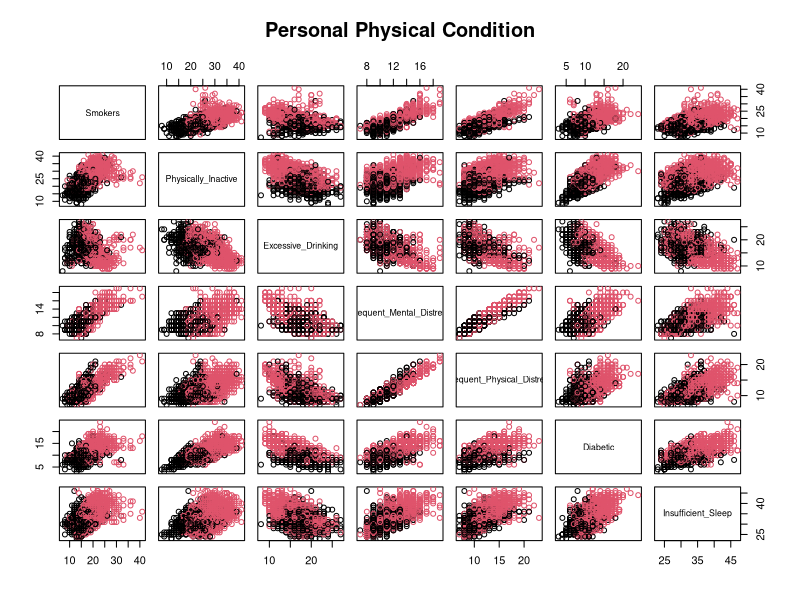
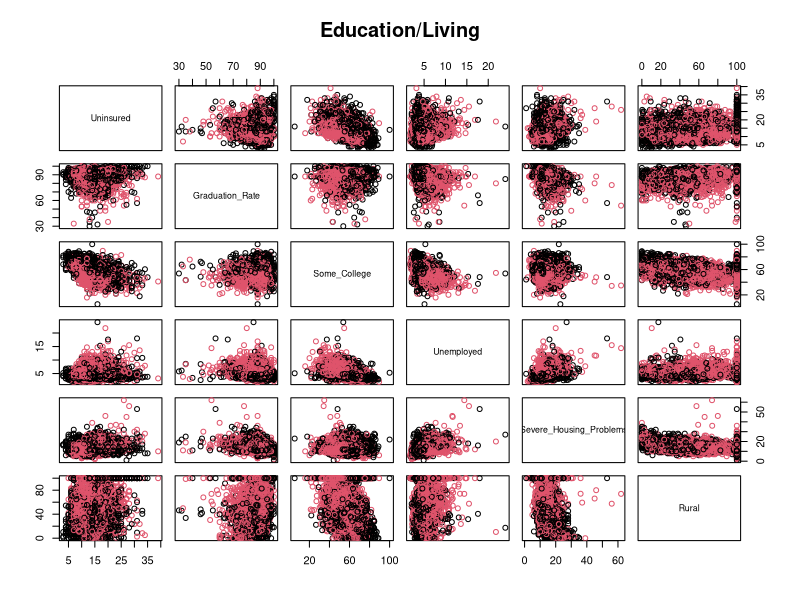
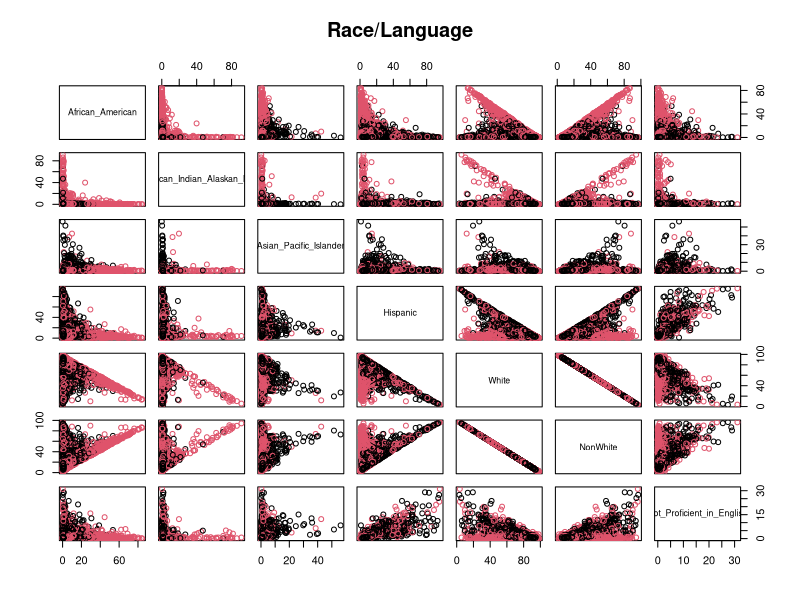
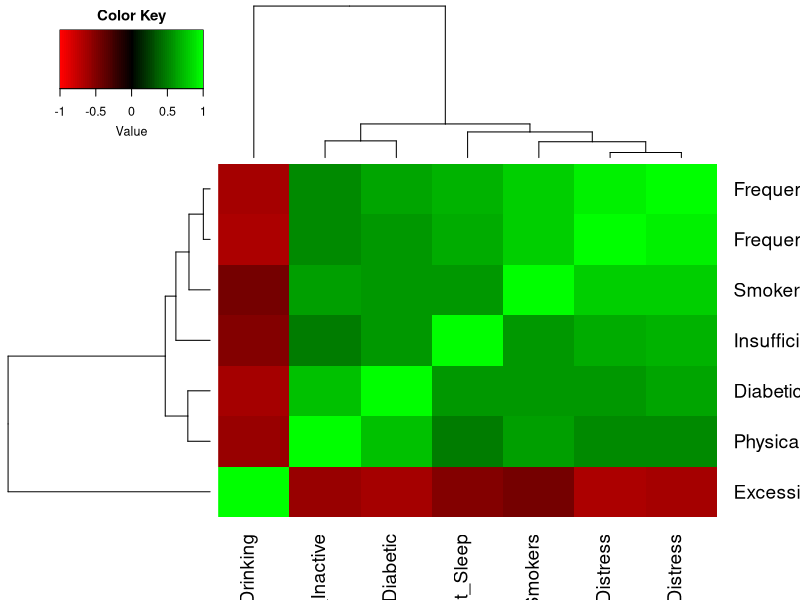
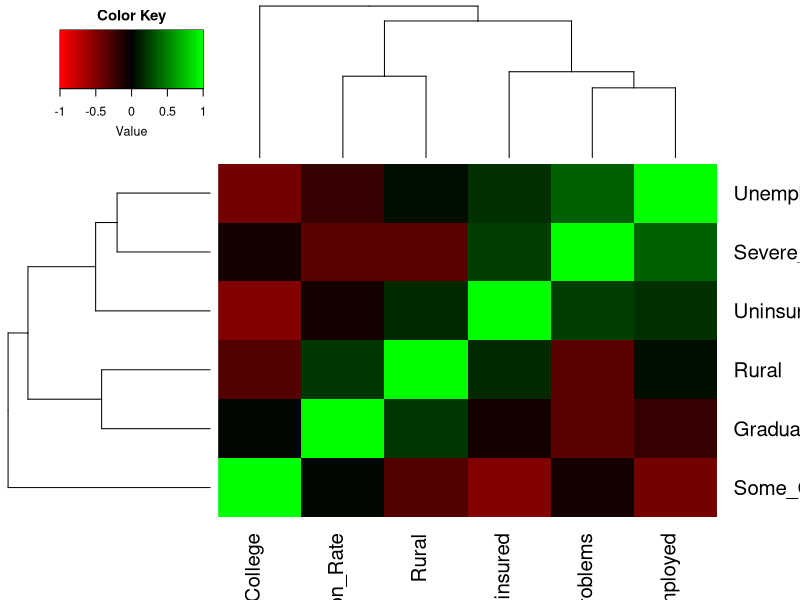
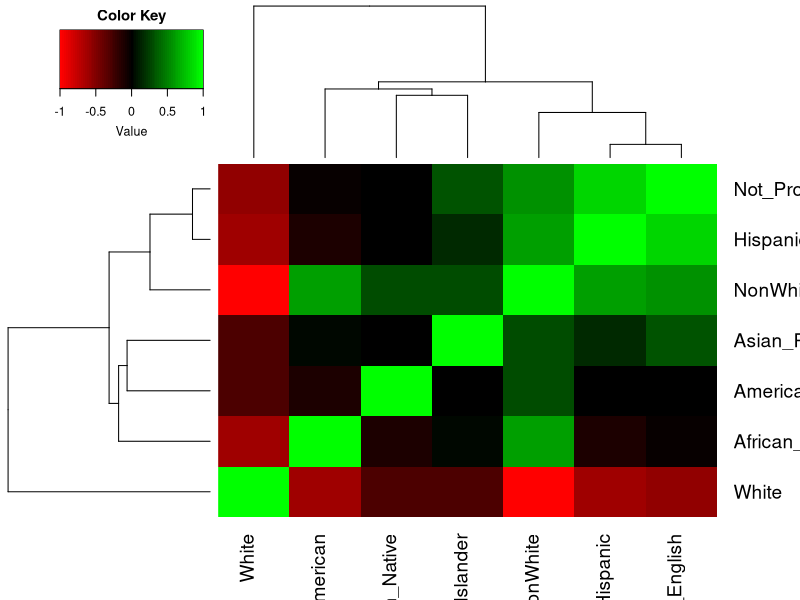
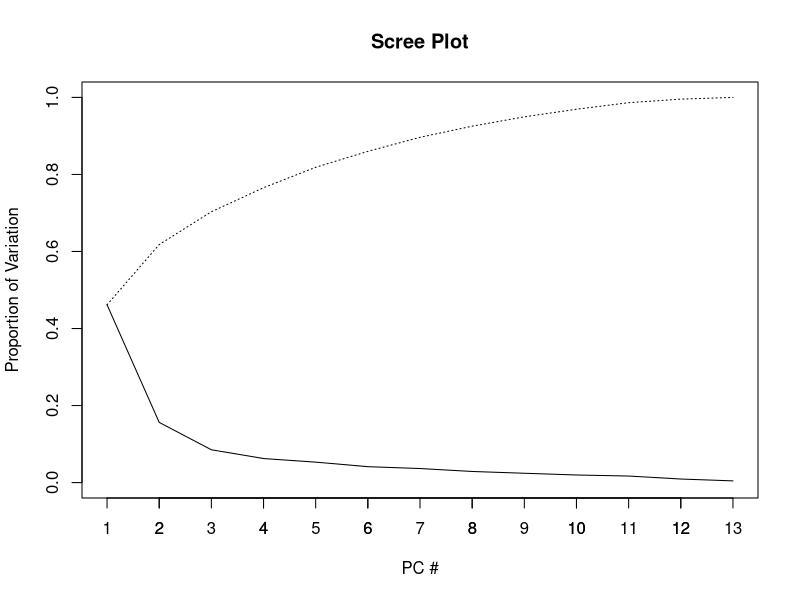
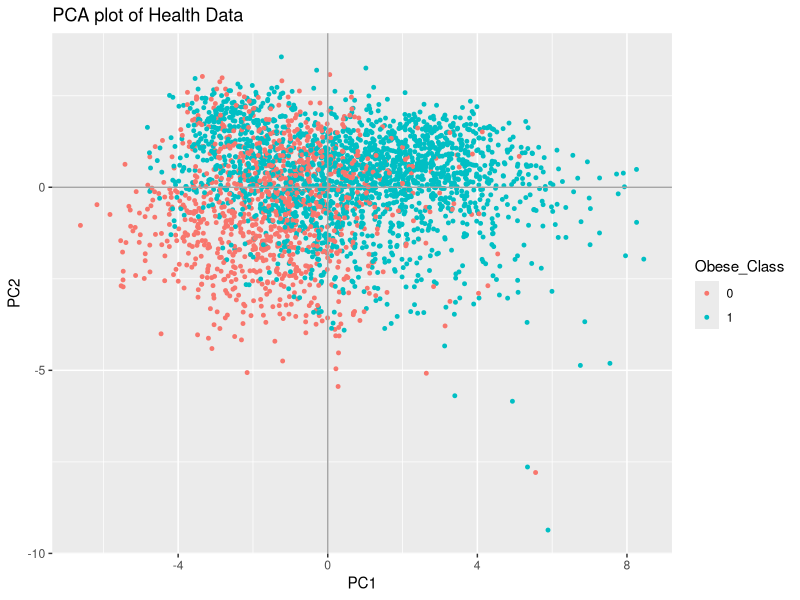

Generate these figures, in order, with R:
## ---- chunk 1
knitr::opts_chunk$set(echo = TRUE)

library(Hmisc)
library(gplots)
library(ggplot2)
library(ROCR)
library(MASS)
## ---- chunk 2
# import health data
data = read.csv("./Data/CHR_Data.csv")

# show data summary to identify variables with missing data
summary(data)

# impute variables with their medians, prefer medians in the event there is any skew
data$Premature_Death_Rate <- with(data,impute(Premature_Death_Rate,median))
data$Unemployed <- with(data,impute(Unemployed,median))
data$Uninsured <- with(data,impute(Uninsured,median))
data$Graduation_Rate <- with(data,impute(Graduation_Rate))

# rescale Premature_Death_Rate so min value = 2.947 vs 2947, just a preference so it's not scaled so diff from predictors
data$Premature_Death_Rate <- data$Premature_Death_Rate/1000

# create Obese Binary Classification
data$Obese_Class <- 1
data[data$Obese < 30, "Obese_Class"] <- 0
data$Obese_Class <- as.factor(as.character(data$Obese_Class))

# add non-white variable
data$NonWhite <- 100-data$White 

#would we want to add a Region variable?   Could do some interesting categorical analysis by region?

# -- create new data set with obese_class first --
data2 <- data[,c(25,5,7:23,26,24)]

# scatter matrices, with Obese at the top
pairs(data2[,c(2:8)],col=data$Obese_Class, main="Personal Physical Condition") # personal physical conditions
pairs(data2[,c(9:14)],col=data$Obese_Class, main = "Education/Living")  # education, living
pairs(data2[,c(15:21)],col=data$Obese_Class, main = "Race/Language") # race, language

# predictor heatmap correlations
cor1 <- cor(data2[,2:8])
cor2 <- cor(data2[,9:14])
cor3 <- cor(data2[,15:21])

heatmap.2(cor1,col=redgreen(75), 
          density.info="none", trace="none", dendrogram=c("both"), 
          symm=F,symkey=T,symbreaks=T, scale="none",key=T)
heatmap.2(cor2,col=redgreen(75), 
          density.info="none", trace="none", dendrogram=c("both"), 
          symm=F,symkey=T,symbreaks=T, scale="none",key=T)
heatmap.2(cor3,col=redgreen(75), 
          density.info="none", trace="none", dendrogram=c("both"), 
          symm=F,symkey=T,symbreaks=T, scale="none",key=T)


## ---- chunk 3
cov(data2[2:14]) # remove race
sum(diag(cov(data2[2:14]))) # total variance

## ---- chunk 4

# let's continue removing race variables
data2_norace <- data2[,1:14]

# PCA
dat.x <- data2_norace[,2:14]
dat.y <- data2_norace[,1]
pc.result<-prcomp(dat.x,scale.=TRUE)
pc.scores<-pc.result$x
pc.scores<-data.frame(pc.scores)
pc.scores$Obese_Class<-dat.y

#Loadings for interpretation
pc.result$rotation
## ---- chunk 5
#Scree plot
pc.eigen<-(pc.result$sdev)^2
pc.prop<-pc.eigen/sum(pc.eigen)
pc.cumprop<-cumsum(pc.prop)
plot(1:13,pc.prop,type="l",main="Scree Plot",ylim=c(0,1),xlab="PC #",ylab="Proportion of Variation")
axis(1, seq(1,13,1))
lines(1:13,pc.cumprop,lty=3)
## ---- chunk 6

#Use ggplot2 to plot pc's
ggplot(data = pc.scores, aes(x = PC1, y = PC2)) +
    geom_point(aes(col=Obese_Class), size=1)+
  geom_hline(yintercept = 0, colour = "gray65") +
    geom_vline(xintercept = 0, colour = "gray65") +
    ggtitle("PCA plot of Health Data")

ggplot(data = pc.scores, aes(x = PC1, y = PC3)) +
  geom_point(aes(col=Obese_Class), size=1)+
  geom_hline(yintercept = 0, colour = "gray65") +
  geom_vline(xintercept = 0, colour = "gray65") +
  ggtitle("PCA plot of Health Data")

ggplot(data = pc.scores, aes(x = PC1, y = PC4)) +
    geom_point(aes(col=Obese_Class), size=1)+
  geom_hline(yintercept = 0, colour = "gray65") +
    geom_vline(xintercept = 0, colour = "gray65") +
    ggtitle("PCA plot of Health Data")

ggplot(data = pc.scores, aes(x = PC1, y = PC5)) +
    geom_point(aes(col=Obese_Class), size=1)+
  geom_hline(yintercept = 0, colour = "gray65") +
    geom_vline(xintercept = 0, colour = "gray65") +
    ggtitle("PCA plot of Health Data")

ggplot(data = pc.scores, aes(x = PC1, y = PC6)) +
    geom_point(aes(col=Obese_Class), size=1)+
  geom_hline(yintercept = 0, colour = "gray65") +
    geom_vline(xintercept = 0, colour = "gray65") +
    ggtitle("PCA plot of Health Data")

ggplot(data = pc.scores, aes(x = PC1, y = PC7)) +
    geom_point(aes(col=Obese_Class), size=1)+
  geom_hline(yintercept = 0, colour = "gray65") +
    geom_vline(xintercept = 0, colour = "gray65") +
    ggtitle("PCA plot of Health Data")

ggplot(data = pc.scores, aes(x = PC1, y = PC8)) +
  geom_point(aes(col=Obese_Class), size=1)+
  geom_hline(yintercept = 0, colour = "gray65") +
  geom_vline(xintercept = 0, colour = "gray65") +
  ggtitle("PCA plot of Health Data")

ggplot(data = pc.scores, aes(x = PC1, y = PC9)) +
    geom_point(aes(col=Obese_Class), size=1)+
  geom_hline(yintercept = 0, colour = "gray65") +
    geom_vline(xintercept = 0, colour = "gray65") +
    ggtitle("PCA plot of Health Data")

ggplot(data = pc.scores, aes(x = PC1, y = PC10)) +
    geom_point(aes(col=Obese_Class), size=1)+
  geom_hline(yintercept = 0, colour = "gray65") +
    geom_vline(xintercept = 0, colour = "gray65") +
    ggtitle("PCA plot of Health Data")

ggplot(data = pc.scores, aes(x = PC1, y = PC11)) +
    geom_point(aes(col=Obese_Class), size=1)+
  geom_hline(yintercept = 0, colour = "gray65") +
    geom_vline(xintercept = 0, colour = "gray65") +
    ggtitle("PCA plot of Health Data")

ggplot(data = pc.scores, aes(x = PC1, y = PC12)) +
    geom_point(aes(col=Obese_Class), size=1)+
  geom_hline(yintercept = 0, colour = "gray65") +
    geom_vline(xintercept = 0, colour = "gray65") +
    ggtitle("PCA plot of Health Data")

ggplot(data = pc.scores, aes(x = PC1, y = PC13)) +
    geom_point(aes(col=Obese_Class), size=1)+
  geom_hline(yintercept = 0, colour = "gray65") +
    geom_vline(xintercept = 0, colour = "gray65") +
    ggtitle("PCA plot of Health Data")
## ---- chunk 7
samplesize=nrow(data2_norace)
train_percent = .75
train_indices = sample(seq(1,samplesize,length = samplesize),train_percent*samplesize) # get random indices
train = data2_norace[train_indices,] # random training data 
test = data2_norace[-train_indices,] # random test data 

lda <- lda(Obese_Class~.,data = train)
qda <- qda(Obese_Class~.,data = train)

#lda confusion matrix
lda_prd<-predict(lda, newdata = test)$class
lda_cm<-table(lda_prd,test$Obese_Class)
lda_cm

#qda confusion matrix
qda_prd<-predict(qda, newdata = test)$class
qda_cm<-table(qda_prd,test$Obese_Class)
qda_cm

#lda overall misclassification rrror rate
lda_ME<-(lda_cm[2,1]+lda_cm[1,2])/(lda_cm[1,2]+lda_cm[2,2])
lda_ME

#lda Overall Accuracy
1-lda_ME

#qda overall misclassification error rate
qda_ME<-(qda_cm[2,1]+qda_cm[1,2])/(qda_cm[1,2]+qda_cm[2,2])
qda_ME

#qda Overall Accuracy
1-qda_ME

#--lda ROC--
ldaprd<-predict(lda, newdata = train)$posterior
#correcting for the way lda creates predicted probabilities
ldaprd<-ldaprd[,2]

pred <- prediction(ldaprd, train$Obese_Class)
roc.perf = performance(pred, measure = "tpr", x.measure = "fpr")
auc.train <- performance(pred, measure = "auc")
auc.train <- auc.train@y.values

#Plot lda ROC
plot(roc.perf,main="LDA")
abline(a=0, b= 1) #Ref line indicating poor performance
text(x = .25, y = .75,paste("AUC = ", round(auc.train[[1]],3), sep = ""))

#--qda ROC--
qdaprd<-predict(qda, newdata = train)$posterior
#correcting for the way lda creates predicted probabilities
qdaprd<-qdaprd[,2]

pred <- prediction(qdaprd, train$Obese_Class)
roc.perf = performance(pred, measure = "tpr", x.measure = "fpr")
auc.train <- performance(pred, measure = "auc")
auc.train <- auc.train@y.values

#Plot lda ROC
plot(roc.perf,main="QDA")
abline(a=0, b= 1) #Ref line indicating poor performance
text(x = .25, y = .75,paste("AUC = ", round(auc.train[[1]],3), sep = ""))


## ---- chunk 8
#LDA run with all variables except obesity rating. 
#I should just delete this.  Lol.
library(MASS)
ldadat <- data
ldadat <- ldadat[,4:26] #Takeout id and location data
ldadat <- ldadat[,-3] #Remove obesity column from analysis

obeselda<-lda(Obese_Class~.,data=ldadat) # Run LDA on Obesity Categorical

pred<-predict(obeselda,newdata=ldadat)$class #Yielding categorical obesity response
Tonsoffun<-ldadat$Obese_Class

x<-table(pred,Tonsoffun) # Creating a confusion matrix
x
#Missclassification Error
ME<-(x[2,1]+x[1,2])/3136
ME
#Calculating overall accuracy
1-ME
